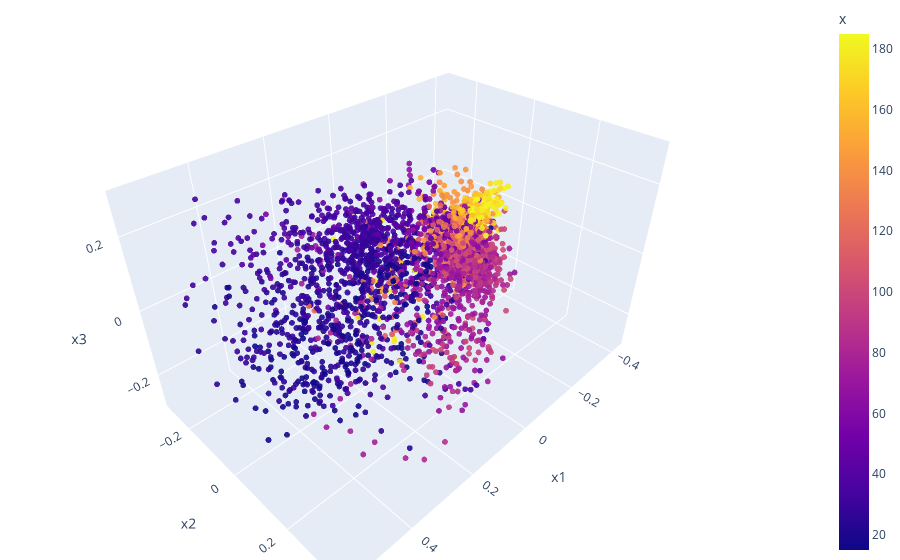

Notebook code for this chart:
### Markdown cell above
## Kernel PCA

### Code cell
kpca = KernelPCA(n_components=3, kernel="cosine")
kpca_embedding = kpca.fit_transform(parsedData)
kpca_embedding = kpca_embedding[:,0:3]

df = pd.DataFrame(kpca_embedding, columns=['x1', 'x2', 'x3'])
df["x"] = data.x
df["lap"] = data.lap

fig = px.scatter_3d(df, x='x1', y='x2', z='x3', color='x', opacity=0.9, title="PCA")

fig.update_traces(marker_size=2)

# tight layout
fig.update_layout(margin=dict(l=0, r=0, b=0, t=0))
fig.show()

### Figure 1 — Plotly figure (JSON) as saved in the notebook; plotly's stock layout.template omitted (floating-point values rounded to 4 significant figures; data arrays with more than 128 entries replaced by an {"elided": "..."} marker saying what was removed)
{"data": [{"hovertemplate": "x1=%{x}<br>x2=%{y}<br>x3=%{z}<br>x=%{marker.color}<extra></extra>", "legendgroup": "", "marker": {"color": {"elided": "2862 float values"}, "coloraxis": "coloraxis", "opacity": 0.9, "size": 2, "symbol": "circle"}, "mode": "markers", "name": "", "scene": "scene", "showlegend": false, "type": "scatter3d", "x": {"elided": "2862 float values"}, "y": {"elided": "2862 float values"}, "z": {"elided": "2862 float values"}}], "layout": {"coloraxis": {"colorbar": {"title": {"text": "x"}}, "colorscale": [[0, "#0d0887"], [0.1111, "#46039f"], [0.2222, "#7201a8"], [0.3333, "#9c179e"], [0.4444, "#bd3786"], [0.5556, "#d8576b"], [0.6667, "#ed7953"], [0.7778, "#fb9f3a"], [0.8889, "#fdca26"], [1, "#f0f921"]]}, "legend": {"tracegroupgap": 0}, "margin": {"b": 0, "l": 0, "r": 0, "t": 0}, "scene": {"domain": {"x": [0, 1], "y": [0, 1]}, "xaxis": {"title": {"text": "x1"}}, "yaxis": {"title": {"text": "x2"}}, "zaxis": {"title": {"text": "x3"}}}, "title": {"text": "PCA"}}}
